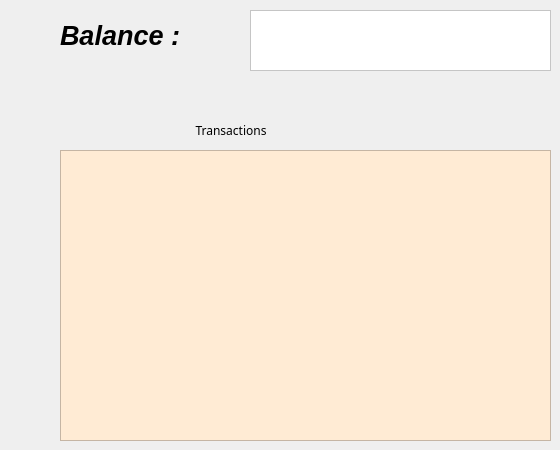
        <widget class="QWidget" name="page_10">
         <widget class="QLabel" name="label_14">
          <property name="geometry">
           <rect>
            <x>60</x>
            <y>10</y>
            <width>181</width>
            <height>51</height>
           </rect>
          </property>
          <property name="font">
           <font>
            <pointsize>20</pointsize>
            <italic>true</italic>
            <bold>true</bold>
           </font>
          </property>
          <property name="text">
           <string>Balance :</string>
          </property>
         </widget>
         <widget class="QTextBrowser" name="textBrowser_2">
          <property name="geometry">
           <rect>
            <x>250</x>
            <y>10</y>
            <width>301</width>
            <height>61</height>
           </rect>
          </property>
          <property name="font">
           <font>
            <pointsize>20</pointsize>
           </font>
          </property>
          <property name="styleSheet">
           <string notr="true">background-color: rgb(255, 255, 255);</string>
          </property>
         </widget>
         <widget class="QLabel" name="label_21">
          <property name="geometry">
           <rect>
            <x>180</x>
            <y>110</y>
            <width>341</width>
            <height>41</height>
           </rect>
          </property>
          <property name="font">
           <font>
            <family>8514oem</family>
            <pointsize>9</pointsize>
            <italic>false</italic>
            <bold>false</bold>
           </font>
          </property>
          <property name="text">
           <string>     Transactions</string>
          </property>
         </widget>
         <widget class="QListView" name="listViewActivities_3">
          <property name="geometry">
           <rect>
            <x>60</x>
            <y>150</y>
            <width>491</width>
            <height>291</height>
           </rect>
          </property>
          <property name="styleSheet">
           <string notr="true">background-color: rgb(255, 235, 212);</string>
          </property>
         </widget>
        </widget>
